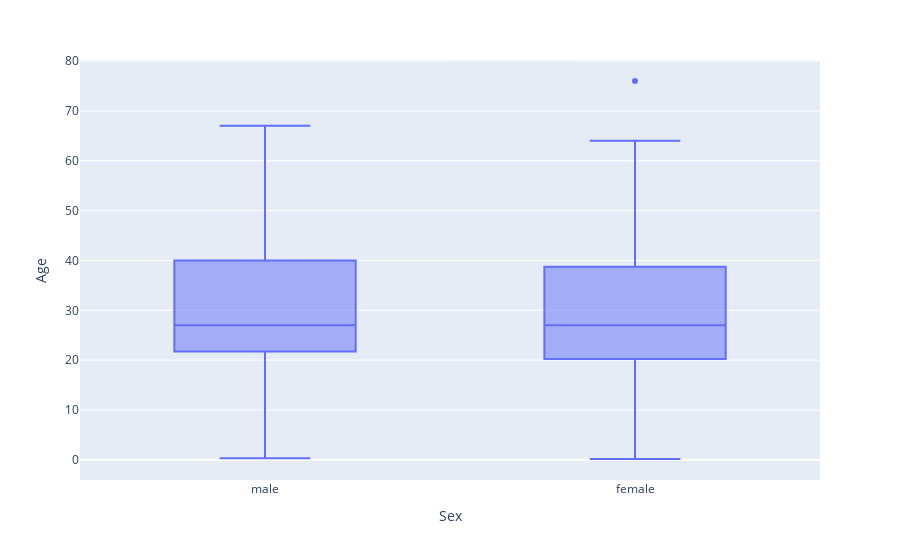

Write notebook code for a chart like this one.
### Code cell
import plotly.express as px
fig = px.box(df, y='Age', x='Sex')
fig.show()

### Figure 1 — Plotly figure (JSON) as saved in the notebook; plotly's stock layout.template omitted (floating-point values rounded to 4 significant figures; data arrays with more than 128 entries replaced by an {"elided": "..."} marker saying what was removed)
{"data": [{"alignmentgroup": "True", "hovertemplate": "Sex=%{x}<br>Age=%{y}<extra></extra>", "legendgroup": "", "marker": {"color": "#636efa"}, "name": "", "notched": false, "offsetgroup": "", "orientation": "v", "showlegend": false, "type": "box", "x": {"elided": "418 str values"}, "x0": " ", "xaxis": "x", "y": {"elided": "418 float values"}, "y0": " ", "yaxis": "y"}], "layout": {"boxmode": "group", "legend": {"tracegroupgap": 0}, "margin": {"t": 60}, "xaxis": {"anchor": "y", "domain": [0, 1], "title": {"text": "Sex"}}, "yaxis": {"anchor": "x", "domain": [0, 1], "title": {"text": "Age"}}}}
